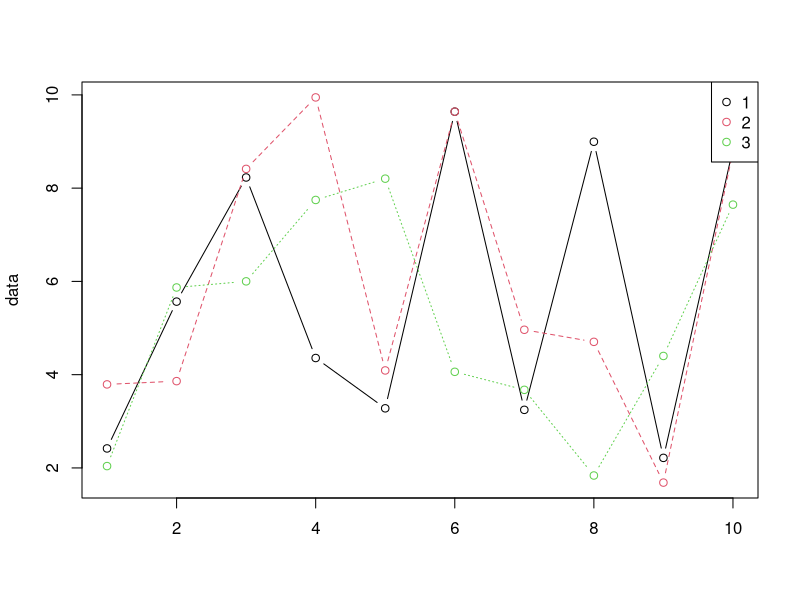
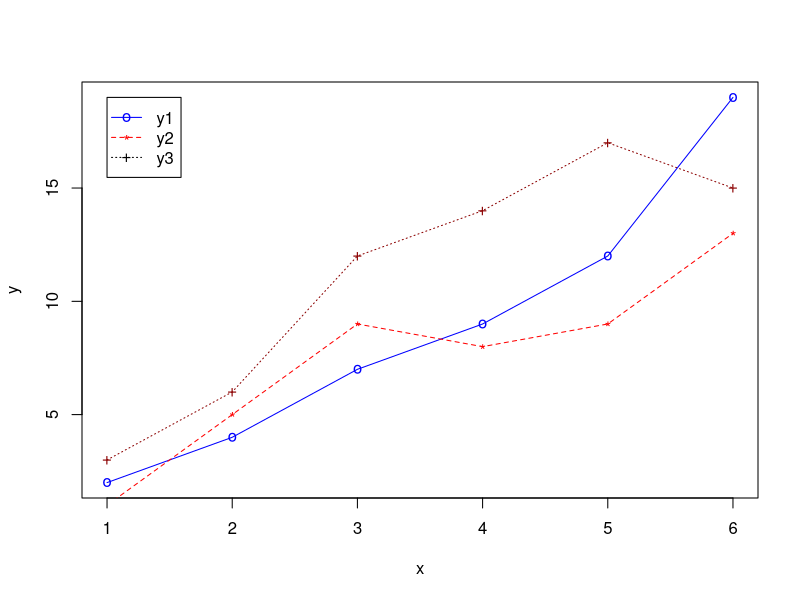
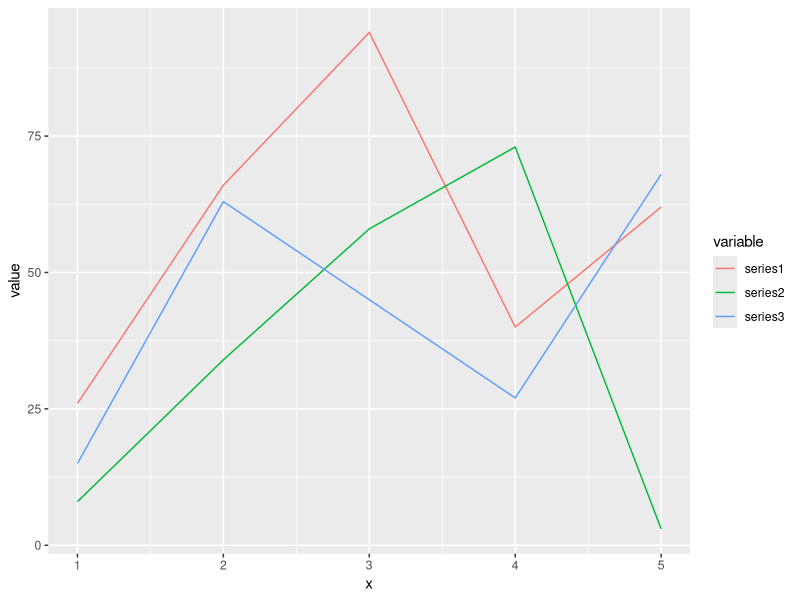

These charts were generated, in order, by the following R code:
# using base R matplot()
# create a fake dataset with 3 columns (ncol=3) composed of randomly generated 
# numbers form a uniform distribution with minimum = 1 and maximum = 10
data <- matrix(runif(30, 1, 10), ncol = 3)

# view matrix
data

# plot the three coluns of the dataset as three lines and add a legend in 
# the top right corner of the chart
matplot(data, type = "b", pch = 1, col = 1:3)
legend("topright", legend = 1:3, col = 1:3, pch = 1)

# using points() and lines()
# generate an x-axis along with three data series
x <- c(1, 2, 3, 4, 5, 6)
y1 <- c(2, 4, 7, 9, 12, 19)
y2 <- c(1, 5, 9, 8, 9, 13)
y3 <- c(3, 6, 12, 14, 17, 15)

# plot the first data series using plot()
plot(x, y1, type = "o", col="blue", pch="o", ylab = "y", lty=1)

# add second data series to the same chart using pointss() and lines()
points(x, y2, col="red", pch="*")
lines(x, y2, col="red", lty=2)

# add third data series to the same chart using points() and lines()
points(x, y3, col="dark red", pch="+" )
lines(x, y3, col="dark red", pch="+", lty = 3)

# add a legend in top left conrner of chart at (x, y) coordinates = (1, 19)
legend(1, 19, legend = c("y1", "y2", "y3"), col = c("blue", "red", "black"), 
       pch = c("o", "*", "+"), lty = c(1, 2, 3), ncol = 1)

# using ggplot2
if(!require(ggplot2)){install.packages(ggplot2)}

# generate fake dataset with three columns "x", "value", and "variable"
data <- data.frame(x=rep(1:5, 3), 
                   value=sample(1:100, 15),
                   variable=rep(paste0("series", 1:3), each=5))

# view dataset
head(data)
# plot all three series on the same chart using geom_line()
ggplot(data=data, aes(x=x, y=value)) +
  geom_line(aes(colour=variable))
